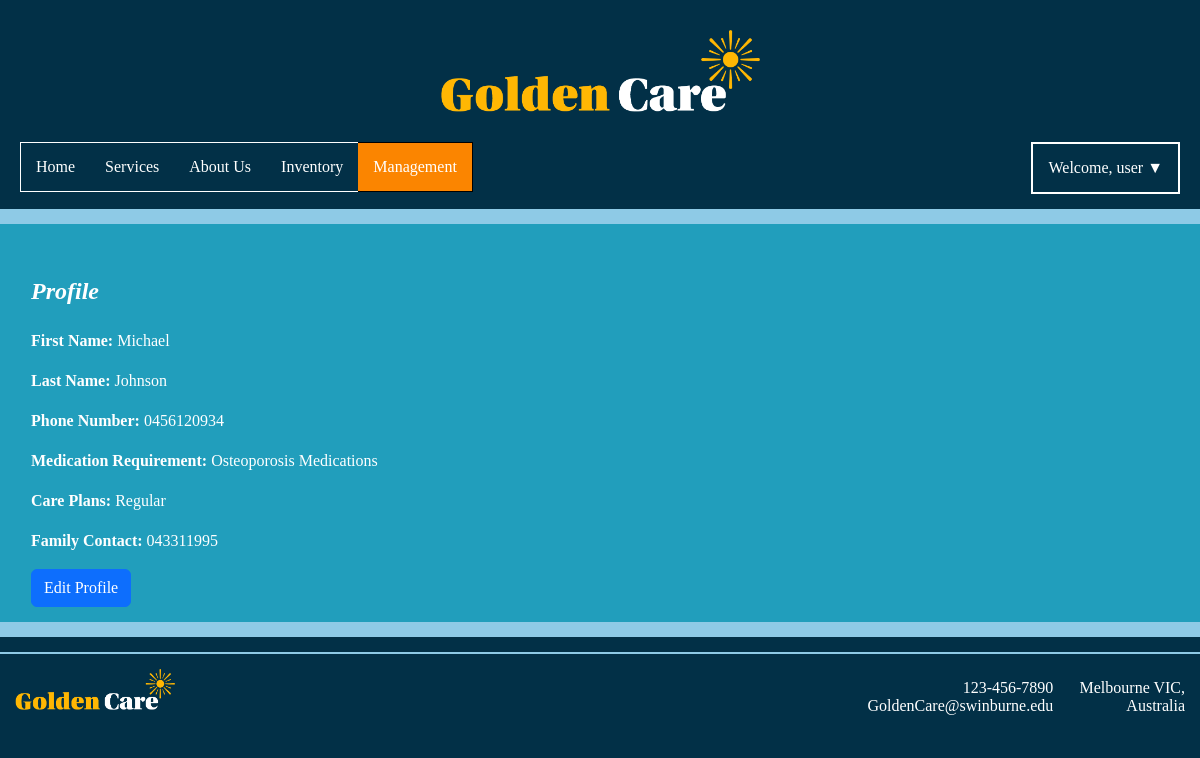
Screenshot of /memberprofile.php (signed in) with the database file from the repository.
### tables this page shows
CREATE TABLE `patients` (
  `PatientID` int(11) NOT NULL,
  `FirstName` varchar(255) DEFAULT NULL,
  `LastName` varchar(255) DEFAULT NULL,
  `PhoneNumber` varchar(20) DEFAULT NULL,
  `CarePlans` enum('Basic','Regular','Premium','') DEFAULT NULL,
  `MedicationRequirements` varchar(255) DEFAULT NULL,
  `FamilyContacts` varchar(255) DEFAULT NULL,
  `username` varchar(255) DEFAULT NULL
);

### memberprofile.php (the view, shortened to what this page needs)
<?php
require_once("settings.php");
$username = $_SESSION['username'];
$sql = "SELECT * FROM patients WHERE Username = ?";
$stmt = $conn->prepare($sql);
$stmt->bind_param("s", $username);
$stmt->execute();
$result = $stmt->get_result();
if ($result !== false) {
    if ($result->num_rows > 0) {
        $row = $result->fetch_assoc();
        $firstName = $row['FirstName'];
        $lastName = $row['LastName'];
        $phoneNumber = $row['PhoneNumber'];
        $medicationRequirement = $row['MedicationRequirements'];
        $carePlans = $row['CarePlans'];
        $familyContact = $row['FamilyContacts'];
    }
} else {
    die("No results found for the specified username.");
}
?>
<!DOCTYPE html>
<html lang="en">
<head>
    <link href="https://cdn.jsdelivr.net/npm/bootstrap@5.3.3/dist/css/bootstrap.min.css" rel="stylesheet"
>
    <link type="text/css" rel="stylesheet" href="./style/style.css">
    <link type="text/css" rel="stylesheet" href="./style/second.css">
</head>
<body>
    <div class="page-container management">
        <header>
            <div class="header-content-wrapper">
                <div class="website-title-wrapper">
                    <a class="website-title logo" href="./home.html"><img src="./images/Golden_Care_logo_white.png"
                            alt="Golden Care"></a>
                </div>
                <div class="navigation-wrapper">
                    <nav>
                        <div>
                            <a href="./index.php" title="Home">
                                <button href="./index.php">Home</button>
                            </a>
                        </div>
                        <div>
                            <a href="services.php"><button href="./services.php">Services</button></a>
                        </div>
                        <div class="dropdown">
                            <a title="About Us">
                                <button>About Us</button>
                            </a>
                        </div>
                        <div >
                            <a href="inventory.php"><button href="./inventory.php">Inventory</button></a>
                        </div>
                        <div class="current-page">
                            <a href="management.php"><button href="./management.php">Management</button></a>
                        </div>
                        <div id="signin">
                            <?php if (!empty($_SESSION['username'])): ?>
                            <div class="user-info-dropdown">
                                <button onclick="toggleDropdown()">Welcome,
                                    <?php echo htmlspecialchars($_SESSION['username']); ?> ▼
                                </button>
                            </div>
                            <?php else: ?>
                            <a href="login.php" class="nav-link"><button>Sign In / Up</button></a>
                            <?php endif; ?>
                        </div>
                    </nav>
                </div>
            </div>
        </header>
        <main>
            <div class="main-content-wrapper">
                <div class="main-column-1">
                    <div class="container mt-5">
                        <h2>Profile</h2>
                        <div>
                            <p><strong>First Name:</strong> <?php echo $firstName; ?></p>
                            <p><strong>Last Name:</strong> <?php echo $lastName; ?></p>
                            <p><strong>Phone Number:</strong> <?php echo $phoneNumber; ?></p>
                            <p><strong>Medication Requirement:</strong> <?php echo $medicationRequirement; ?></p>
                            <p><strong>Care Plans:</strong> <?php echo $carePlans; ?></p>
                            <p><strong>Family Contact:</strong> <?php echo $familyContact; ?></p>
                        </div>
                        <div>
                            <a href="editprofile.php" class="btn btn-primary">Edit Profile</a>
                        </div>
                    </div>
                </div>
            </div>
        </main>
        <footer>
            <div class="footer-content-wrapper">
                <div class="footer-divider">
                </div>
                <div class="footer-bottom-wrapper">
                    <div class="footer-bottom-left-wrapper">
                        <a class="footer-title logo" href="./home.html"><img src="./images/Golden_Care_logo_white.png"
                                alt="Golden Care"></a>
                    </div>
                    <div class="footer-bottom-centre-wrapper">
                        <p>123-456-7890</p>
                        <p>GoldenCare@swinburne.edu</p>
                    </div>
                    <div class="footer-bottom-right-wrapper">
                        <p>Melbourne VIC, Australia</p>
                    </div>
                </div>
            </div>
        </footer>
    </div>
</body>

### style/style.css (style rules this page uses)
body { margin: 0px; background-color: #023047; }
div.page-container { background-color: #8ecae6; }
header { display: flex; justify-content: center; margin: 0 0 15px 0; background-color: #023047; }
div.header-content-wrapper { display: flex; flex-direction: column; row-gap: 15px; width: 100%; padding: 30px 0 0 0; }
main { display: flex; justify-content: center; margin: 0 0 15px 0; }
div.main-content-wrapper { display: flex; column-gap: 15px; width: 100%; padding: 5px 0 15px 0; background-color: #219ebc; }
footer { display: flex; justify-content: center; background-color: #023047; }
div.footer-content-wrapper { display: flex; flex-direction: column; align-items: center; width: 100%; padding: 15px 0; }
@media screen and (min-width: 1200px) { div.header-content-wrapper, div.main-content-wrapper, div.aside-content-wrapper, div.footer-content-wrapper { width: 1200px; } }
div.website-title-wrapper { align-self: center; }
a.website-title img { width: 20em; vertical-align: revert; }
nav { width: 100%; }
nav div:not(.dropdown-content) { float: left; display: block; text-align: center; text-decoration: none; border-style: solid; border-width: 1px 0 1px 0; border-color: #fff }
nav div:not(.dropdown-content) a { width: 100%; text-decoration: none; }
nav div:not(.dropdown-content) button { width: 100%; padding: 15px; background-color: #023047; border: none; cursor: pointer; }
nav div:not(.dropdown-content):first-of-type { border-style: solid; border-width: 1px 0 1px 1px; }
nav div:not(.dropdown-content):nth-last-of-type(2) { border-style: solid; border-width: 1px 1px 1px 0; }
nav div:not(.dropdown-content):last-of-type { float: right; border-style: solid; border-width: 1px; }
nav div.current-page { background-color: #fb8500; border-style: solid; border-width: 1px; border-color: #000; }
nav div.current-page button { background-color: #fb8500; color: #fff !important; }
div.main-column-1 { width: 75%; padding: 0 0 0 15px; }
p, p input, button, a, td, th, li, .images, h1, h2, h3 { color: #fff; font-family: "Lora", serif !important; }
p, p input, button, a, td, th, li, .images { font-size: 1em; margin: 0; font-style: normal; }
main p, main h1:not(.no-margin), aside p, aside h1:not(.no-margin) { margin: 0 0 1em 0; }
h2 { font-size: 1.5em; margin: 0 0 1em 0; font-weight: bold; font-style: italic; }
div.footer-divider { width: 100%; margin: 0 0 15px 0; border-style: solid; border-width: 1px; border-color: #8ecae6; }
div.footer-bottom-wrapper { display: flex; align-items: end; column-gap: 15px; width: 100%; }
footer p { margin: 0; line-height: normal; }
a.footer-title img { width: 10em; }
div.footer-bottom-wrapper p { color: #fff; }
div.footer-bottom-left-wrapper { width: 100%; margin: 0 0 0 15px; }
div.footer-bottom-centre-wrapper { text-align: right; }
div.footer-bottom-right-wrapper { text-align: right; margin: 0 15px 0 0; }
html { box-sizing: border-box; }
*, *:before, *:after { box-sizing: inherit; }
.container { padding: 0 16px; }
.container::after, .Staff::after { content: ""; clear: both; display: table; }

### style/second.css (style rules this page uses)
.navigation-wrapper { padding: 0 20px; }
#signin .user-info-dropdown { position: relative; display: inline-block; }
header { padding-bottom: 15px; line-height: normal; }

### rows the page displays
patients: FirstName "Michael", LastName "Johnson", PhoneNumber "0456120934", MedicationRequirements "Osteoporosis Medications", CarePlans "Regular", FamilyContacts "043311995"

### other values shown
$_SESSION['username'] "user"
